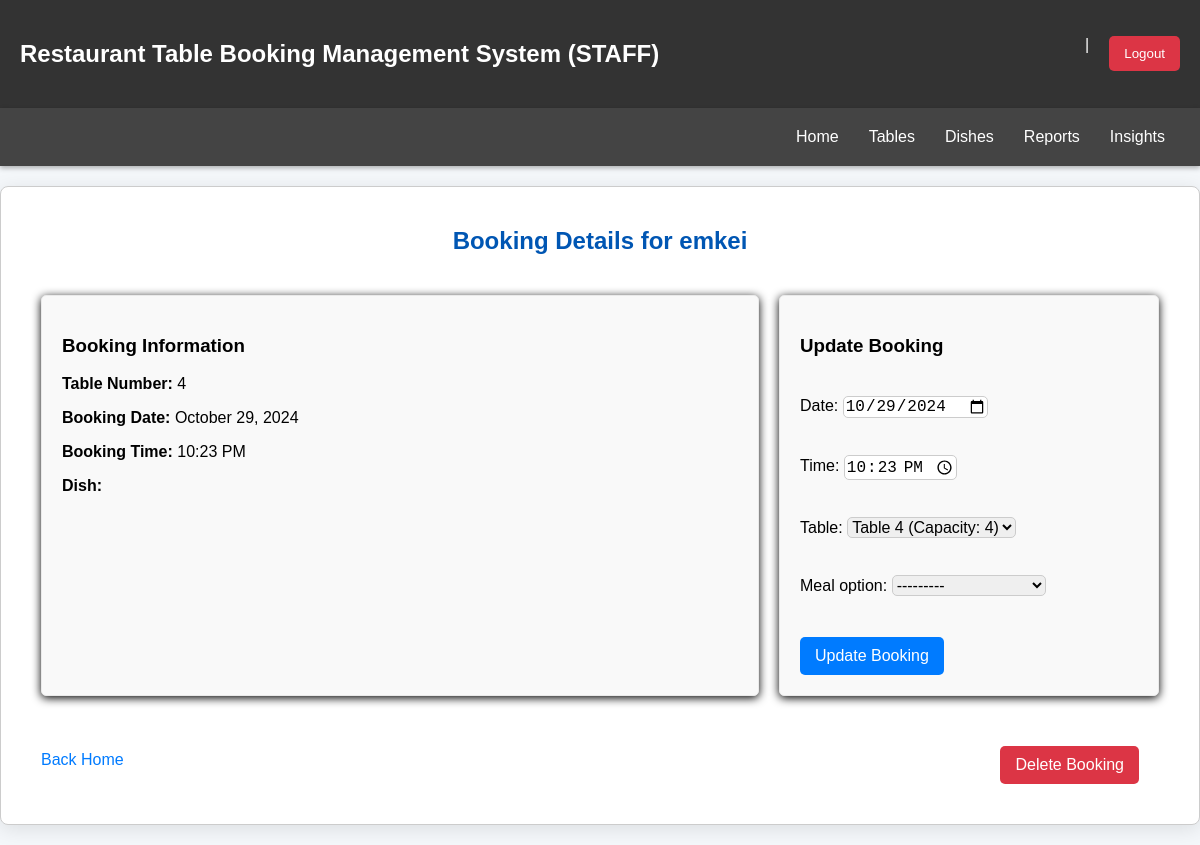
Screenshot of /staff/book/23/ with the database file from the repository.
### booking/models.py (models this page shows, shortened)
class Booking(models.Model):
    user = models.ForeignKey(User, on_delete=models.CASCADE, null=True)
    date = models.DateField()
    time = models.TimeField()
    table = models.ForeignKey(Table, on_delete=models.CASCADE)
    meal_option = models.ForeignKey(Meal, on_delete=models.CASCADE, null=True)
    phone_number = models.CharField(max_length=15, null=True)

class Table(models.Model):
    number = models.IntegerField()
    capacity = models.IntegerField()
    is_available = models.BooleanField(default=True)
    def __str__(self):
        return f"Table {self.number} (Capacity: {self.capacity})"

### staff/views.py (the view)
# urls.py: path('book/<int:pk>/', views.StaffBookview, name='book_detail'),
def StaffBookview(request, pk):
    booking = get_object_or_404(Booking, pk=pk)
    dishes = Meal.objects.all()
    booking = get_object_or_404(Booking, pk=pk)
    if request.method == "POST":
        form = BookingForm(request.POST, instance=booking)
        if form.is_valid():
            form.save()
            return redirect("booking_list")
    elif 'delete' in request.POST:
            booking.delete()
            messages.success(request, 'Booking deleted successfully.')
            return redirect('staff_home')
    else:
            form = BookingForm(instance=booking)
    context = {
        'booking': booking,
        'dishes': dishes,
        'user': request.user,
        "form": form
    }
    return render(request, 'staff/book_detail.html', context)

### booking/forms.py (shortened to what this page needs)
class BookingForm(forms.ModelForm):
    class Meta:
        model = Booking
        fields = ('user', 'date', 'time', 'table', 'meal_option')
        widgets = {
            'date': forms.DateInput(attrs={'class': 'form-control', 'type': 'date'}),
            'time': forms.TimeInput(attrs={'class': 'form-control', 'type': 'time'}),
            'table': forms.Select(attrs={'class': 'form-control'}),
            'meal_option': forms.Select(attrs={'class': 'form-control'})
        }
    def __init__(self, *args, **kwargs):
        super().__init__(*args, **kwargs)
        self.fields['user'].widget = forms.HiddenInput()
        self.fields['user'].required = False
        self.fields['meal_option'].required = False

### booking/models.py (called while the page is built)
    def __str__(self):
        return f"{self.name} (@ {self.price})"

### staff/templates/staff/book_detail.html (shortened to what this page needs)
{% extends 'staff.html' %}
{% block content %}
<div class="container">
    <h2 class="booking-title">Booking Details for {{ booking.user }}</h2>
    <div class="flex-container">
        <div class="booking-info">
            <h3>Booking Information</h3>
            <p><strong>Table Number:</strong> <span id="table-number">{{ booking.table.number }}</span></p>
            <p><strong>Booking Date:</strong> <span id="booking-date">{{ booking.date|date:"F j, Y" }}</span></p>
            <p><strong>Booking Time:</strong> <span id="booking-time">{{ booking.time|time:"g:i A" }}</span></p>
            <p><strong>Dish:</strong> </p>
        </div>
        <div class="update-booking">
            <h3>Update Booking</h3>
            <form method="post" action="{% url 'staffupdate_book' booking.id %}" id="update-form">
                <div class="form-group">
                    {{ form.as_p }}
                </div>
                <button type="submit" class="btn btn-primary">Update Booking</button>
            </form>
        </div>
    </div>
    <div class="action-buttons">
        <a href="/staff" class="back-home">Back Home</a>
        <div class="delete-booking">
            <form method="post" action="{% url 'staffcancel_book' booking.id %}" id="delete-form" onsubmit="return confirmDelete();" class="delete-form">
                <button type="submit" class="btn btn-danger">Delete Booking</button>
            </form>
        </div>
    </div>
</div>
{%endblock%}

### staff/templates/staff.html (style rules this page uses)
body { font-family: 'Arial', sans-serif; background-color: #f4f7fa; margin: 0; padding: 0; }
.container { margin: 20px auto; padding: 20px; background-color: #ffffff; border-radius: 10px; box-shadow: 0 4px 10px rgba(0, 0, 0, 0.1); }
h2 { color: #333; margin-top: 20px; }
button { background-color: #dc3545; color: white; border: none; padding: 10px 15px; border-radius: 5px; cursor: pointer; transition: background-color 0.3s; }

### staff/templates/staff/book_detail.html (style rules this page uses)
.container { border: 1px solid #ccc; border-radius: 8px; background-color: #fff; box-shadow: 0 4px 20px rgba(0, 0, 0, 0.1); display: flex; flex-direction: column; justify-content: space-between; }
.booking-title { text-align: center; color: #0056b3; margin-bottom: 20px; }
.flex-container { display: flex; justify-content: space-between; margin: 20px; }
.booking-info { flex: 2; padding: 20px; border: 1px solid #eaeaea; border-radius: 5px; background-color: #f9f9f9; box-shadow: 0 2px 10px rgba(0, 0, 0, 1); margin-right: 20px; }
.update-booking { flex: 1; padding: 20px; border: 1px solid #eaeaea; border-radius: 5px; background-color: #f9f9f9; box-shadow: 0 2px 10px rgba(0, 0, 0, 1); }
.form-group { display: flex; flex-direction: column; margin-bottom: 15px; }
.form-group input, .form-group select { border: 1px solid #ccc; border-radius: 5px; margin-top: 5px; font-size: 16px; transition: border-color 0.3s; }
.btn { padding: 10px 15px; border: none; border-radius: 5px; cursor: pointer; font-size: 16px; transition: background-color 0.3s; display: inline-block; margin-top: 10px; }
.btn-primary { background-color: #007bff; color: white; }
.btn-danger { background-color: #dc3545; color: white; }
.action-buttons { display: flex; justify-content: space-between; margin: 20px; }
.delete-booking { margin-right: 20px; }
.back-home { text-decoration: none; color: #007bff; font-size: 16px; align-self: center; }

### rows the page displays
Booking: user "emkei", table.number "4", date "October 29, 2024", time "10:23 PM", date "10/29/2024", time "22:23:00", table "Table 4 (Capacity: 4)", meal_option "---------"
